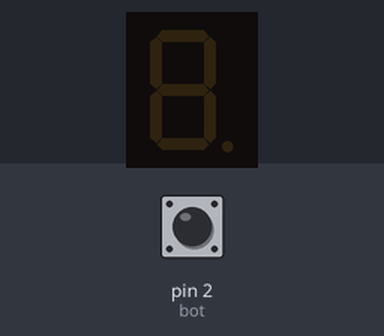
Bench run of a sketch on a simulated Arduino Uno, built with avr-gcc and run on an emulated ATmega328P. Shown: 1-digit seven-segment display. Wiring (inferred from the names in the program): 1-digit 7-segment display, segments lit when HIGH: segments pin 3, pin 4, pin 5, pin 6, pin 7, pin 8, pin 9. The test bench sets the inputs (shaded band); at power-on: pin 2 (bot) LOW. The segment pins are drawn as the display they are named for.

Above: at 1.2 s.
1.3 s: pin 2 (bot) pulled HIGH for 0.15 s
At 2.6 s:
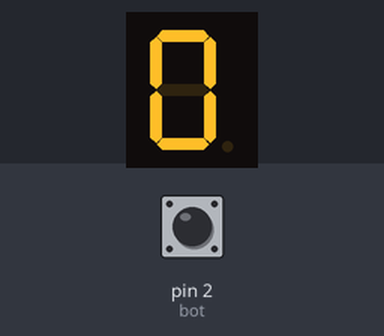
2.9 s: pin 2 (bot) pulled HIGH for 1 s
At 5.1 s:
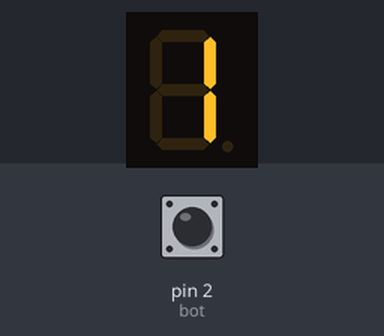
5.4 s: pin 2 (bot) pulled HIGH for 0.15 s
At 5.9 s:
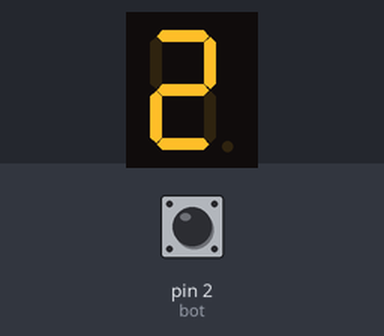
7.0 s: pin 2 (bot) pulled HIGH for 3.2 s
At 11.3 s:
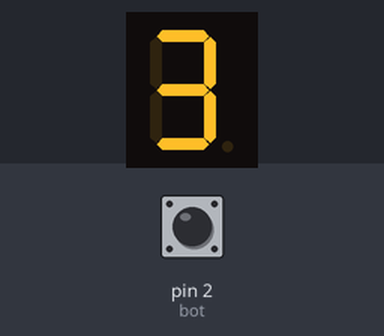
11.7 s: pin 2 (bot) pulled HIGH for 0.15 s
At 13.0 s:
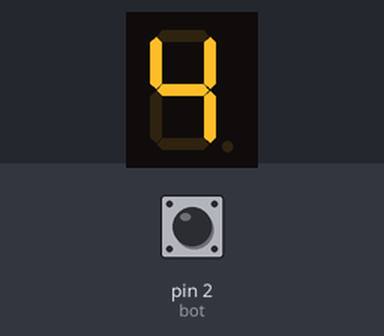
13.3 s: pin 2 (bot) pulled HIGH for 1 s
At 15.6 s:
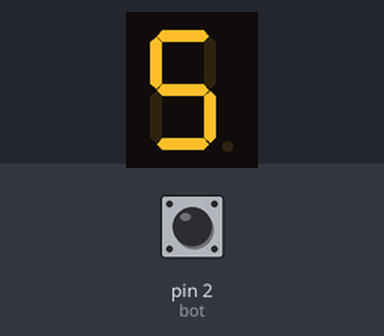
Timing chart, 0 to 16.8 s (numbered marks = the images above; inputs shaded):
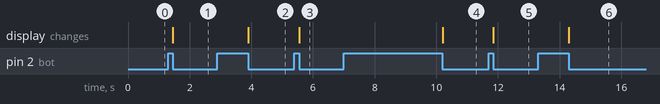

The sketch:

Ex01.ino
```cpp
int seg_a = 3;
int seg_b = 4;
int seg_c = 5;
int seg_d = 6;
int seg_e = 7;
int seg_f = 8;
int seg_g = 9;
int bot = 2;
bool test = 0;

void setup() {
  pinMode(seg_a, OUTPUT);
  pinMode(seg_b, OUTPUT);
  pinMode(seg_c, OUTPUT);
  pinMode(seg_d, OUTPUT);
  pinMode(seg_e, OUTPUT);
  pinMode(seg_f, OUTPUT);
  pinMode(seg_g, OUTPUT);
}

void loop() {

    for(int i = 0; i <= 9; i++) {
        while(true) {
            if (digitalRead(bot) == 1) {
            test = 1;
            }
            if (digitalRead(bot) == 0 && test == 1) {
                break;
            }
        }
        switch (i) {
        case 0:
            digitalWrite(seg_a, HIGH);
            digitalWrite(seg_b, HIGH);
            digitalWrite(seg_c, HIGH);
            digitalWrite(seg_d, HIGH);
            digitalWrite(seg_e, HIGH);
            digitalWrite(seg_f, HIGH);
            digitalWrite(seg_g, LOW);
            break;

        case 1:
            digitalWrite(seg_a, LOW);
            digitalWrite(seg_b, HIGH);
            digitalWrite(seg_c, HIGH);
            digitalWrite(seg_d, LOW);
            digitalWrite(seg_e, LOW);
            digitalWrite(seg_f, LOW);
            digitalWrite(seg_g, LOW);
            break;

        case 2:
            digitalWrite(seg_a, HIGH);
            digitalWrite(seg_b, HIGH);
            digitalWrite(seg_c, LOW);
            digitalWrite(seg_d, HIGH);
            digitalWrite(seg_e, HIGH);
            digitalWrite(seg_f, LOW);
            digitalWrite(seg_g, HIGH);
            break;

        case 3:
            digitalWrite(seg_a, HIGH);
            digitalWrite(seg_b, HIGH);
            digitalWrite(seg_c, HIGH);
            digitalWrite(seg_d, HIGH);
            digitalWrite(seg_e, LOW);
            digitalWrite(seg_f, LOW);
            digitalWrite(seg_g, HIGH);
            break;

        case 4:
            digitalWrite(seg_a, LOW);
            digitalWrite(seg_b, HIGH);
            digitalWrite(seg_c, HIGH);
            digitalWrite(seg_d, LOW);
            digitalWrite(seg_e, LOW);
            digitalWrite(seg_f, HIGH);
            digitalWrite(seg_g, HIGH);
            break;

        case 5:
            digitalWrite(seg_a, HIGH);
            digitalWrite(seg_b, LOW);
            digitalWrite(seg_c, HIGH);
            digitalWrite(seg_d, HIGH);
            digitalWrite(seg_e, LOW);
            digitalWrite(seg_f, HIGH);
            digitalWrite(seg_g, HIGH);
            break;

        case 6:
            digitalWrite(seg_a, HIGH);
            digitalWrite(seg_b, LOW);
            digitalWrite(seg_c, HIGH);
            digitalWrite(seg_d, HIGH);
            digitalWrite(seg_e, HIGH);
            digitalWrite(seg_f, HIGH);
            digitalWrite(seg_g, HIGH);
            break;

        case 7:
            digitalWrite(seg_a, HIGH);
            digitalWrite(seg_b, HIGH);
            digitalWrite(seg_c, HIGH);
            digitalWrite(seg_d, LOW);
            digitalWrite(seg_e, LOW);
            digitalWrite(seg_f, LOW);
            digitalWrite(seg_g, LOW);
            break;

        case 8:
            digitalWrite(seg_a, HIGH);
            digitalWrite(seg_b, HIGH);
            digitalWrite(seg_c, HIGH);
            digitalWrite(seg_d, HIGH);
            digitalWrite(seg_e, HIGH);
            digitalWrite(seg_f, HIGH);
            digitalWrite(seg_g, HIGH);
            break;

        case 9:
            digitalWrite(seg_a, HIGH);
            digitalWrite(seg_b, HIGH);
            digitalWrite(seg_c, HIGH);
            digitalWrite(seg_d, HIGH);
            digitalWrite(seg_e, LOW);
            digitalWrite(seg_f, HIGH);
            digitalWrite(seg_g, HIGH);
            break;
        }
        test = 0;
    }
}
```

Measured:
- after the input at 1.3 s, the display: changes after 0.15 s (image 1)
- after the input at 2.9 s, the display: changes after 1.0 s (image 2)
- after the input at 5.4 s, the display: changes after 0.15 s (image 3)
- after the input at 7.0 s, the display: changes after 3.2 s (image 4)
- after the input at 11.7 s, the display: changes after 0.15 s (image 5)
- after the input at 13.3 s, the display: changes after 1.0 s (image 6)
